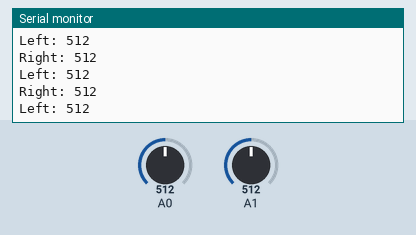
A sketch run on a simulated Arduino Uno, built with avr-gcc and run on an emulated ATmega328P. Shown: the last lines printed to the serial monitor. The test bench sets the inputs (shaded band); at power-on: A0 = 512, A1 = 512.

Above: at 1.2 s.
1.3 s: A0 set to 716
At 1.57 s:
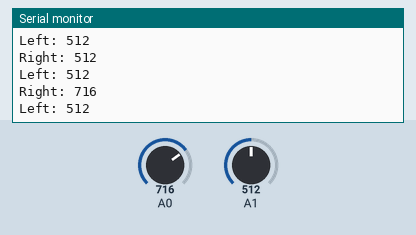
2.8 s: A1 set to 716
At 2.97 s:
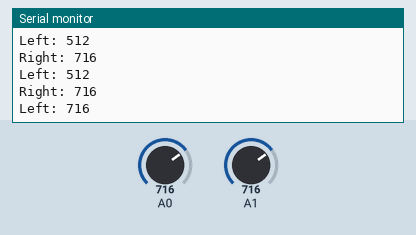
4.3 s: A0 set to 900
At 4.38 s:
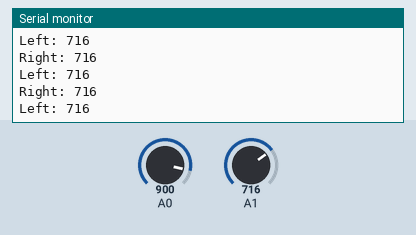
5.8 s: A1 set to 900
At 5.98 s:
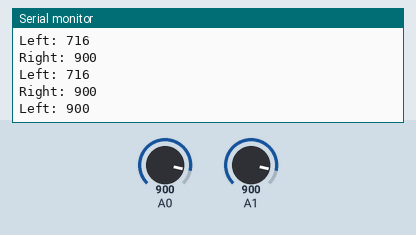
Timing chart, 0 to 8.3 s (numbered marks = the images above; inputs shaded):
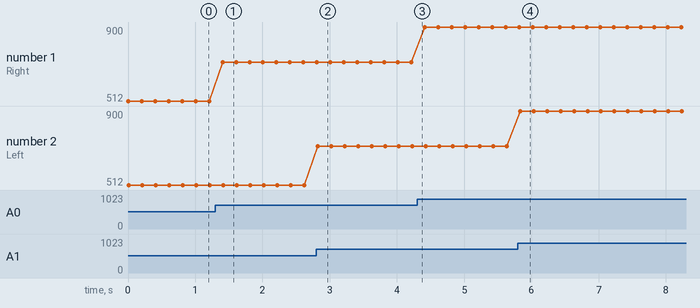

Measured:
- after the input at 1.3 s, the serial monitor: prints a new line after 0.11 s (image 1)
- after the input at 2.8 s, the serial monitor: prints a new line at once (image 2)
- after the input at 5.8 s, the serial monitor: prints a new line at once (image 4)
- plotted number 1: 512 → 716 after the input at 1.3 s, 716 → 900 after the input at 4.3 s

The sketch:

photoresistor_test.ino
```cpp
void setup() {
  // put your setup code here, to run once:
 Serial.begin(9600);
pinMode (A0,INPUT);
pinMode (A1,INPUT);
pinMode (A2,INPUT);
pinMode (A3,INPUT);
pinMode (A4,INPUT);
}

void loop() {
  // put your main code here, to run repeatedly:
  int ex_right=analogRead (A0);
  int ex_left=analogRead (A1);
  Serial.print("\nRight: ");
  Serial.print(ex_right);
  Serial.print("\nLeft: ");
  Serial.print(ex_left);
  delay(200);
}
```
